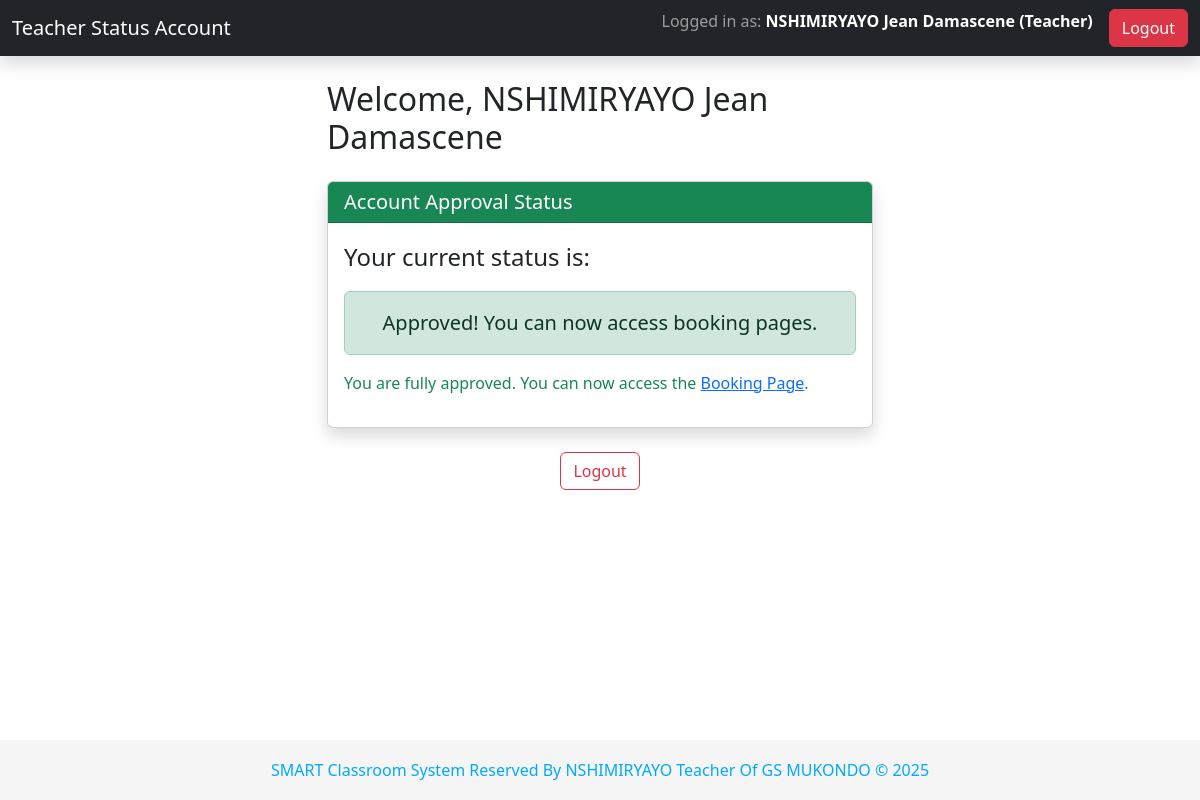
The page /status (signed in) on the database its author committed.
### tables this page shows
CREATE TABLE Teachers (
                TeacherID INTEGER PRIMARY KEY AUTOINCREMENT,
                Name TEXT NOT NULL,
                Subject TEXT,
                Username TEXT UNIQUE NOT NULL,
                Password TEXT NOT NULL,
                Role TEXT DEFAULT 'Teacher',
                IsApproved INTEGER DEFAULT 0,
                Email TEXT,
                Phone TEXT,
                Class TEXT
            , Gender TEXT, ClassTeacher TEXT);

### app.py (the view)
@app.route('/status')
def user_status():
    teacher_info = get_current_user()
    if teacher_info:
        is_approved = teacher_info.get('is_approved')
        name = teacher_info.get('name')
        status_text = "Approved! You can now access booking pages." if is_approved == 1 else "Pending approval by the ICT Teacher."
        status_class = "success" if is_approved == 1 else "warning"
        return render_template('user_status.html', name=name, status=status_text, status_class=status_class)
    return redirect(url_for('logout'))

### app.py (called while the page is built)
def get_current_user():
    user_id = session.get('user_id')
    if user_id:
        user_data = get_teacher_by_id(user_id)
        if user_data:
            keys = ["id", "name", "subject", "username", "password", "role", "is_approved", "email", "phone", "class"]
            user = dict(zip(keys, user_data))
            return user
    return None

@app.context_processor
def inject_global_vars():
    return {'now': datetime.now()}

### db_setup.py (called while the page is built)
def connect_db():
    try:
        conn = sqlite3.connect(DB_FILE)
        conn.row_factory = None  # or sqlite3.Row for dict-like access
        return conn
    except sqlite3.Error as e:
        print(f"[ERROR] Database connection failed: {e}")
        return None

### smart_scheduler.py (called while the page is built)
def get_teacher_by_id(teacher_id):
    conn = connect_db()
    cursor = conn.cursor()
    query = "SELECT TeacherID, Name, Subject, Username, Password, Role, IsApproved, Email, Phone, Class FROM Teachers WHERE TeacherID = ?"
    cursor.execute(query, (teacher_id,))
    teacher = cursor.fetchone()
    conn.close()
    return teacher

### templates/user_status.html
{% extends "base.html" %}
{% block content %}
<div class="row justify-content-center">
    <div class="col-md-6">
        <h2 class="mb-4">Welcome, {{ name }}</h2>
        <div class="card shadow">
            <div class="card-header bg-{{ status_class }} text-white">
                <h5 class="mb-0">Account Approval Status</h5>
            </div>
            <div class="card-body">
                <p class="fs-4">Your current status is:</p>
                <p class="alert alert-{{ status_class }} fs-5 text-center">{{ status }}</p>
                {% if status_class == 'success' %}
                <p class="text-success">You are fully approved. You can now access the <a href="{{ url_for('book_classroom_page') }}">Booking Page</a>.</p>
                {% else %}
                <p class="text-muted">You will be notified once the ICT Teacher reviews your registration.</p>
                {% endif %}
            </div>
        </div>
        <div class="mt-4 text-center">
            <a href="{{ url_for('logout') }}" class="btn btn-outline-danger">Logout</a>
        </div>
    </div>
</div>
{% endblock %}

### templates/base.html (shortened to what this page needs)
<!DOCTYPE html>
<html lang="en">
<head>
    <link href="https://cdn.jsdelivr.net/npm/bootstrap@5.3.3/dist/css/bootstrap.min.css" rel="stylesheet">
</head>
<body>
    <nav class="navbar navbar-expand-lg navbar-dark bg-dark shadow">
        <div class="container-fluid">
            <a class="navbar-brand" href="{{ url_for('ict_admin_dashboard') }}">Teacher Status Account</a>
            <div class="collapse navbar-collapse" id="navbarNav">
                <ul class="navbar-nav">
                    {% if session.get('user_id') %}
                        <li class="nav-item">
                            <span class="navbar-text me-3">
                                Logged in as: <strong>{{ session.get('name') or session.get('username') }} ({{ session.get('role') }})</strong>
                            </span>
                        </li>
                        <li class="nav-item">
                            <a class="btn btn-danger" href="{{ url_for('logout') }}">Logout</a>
                        </li>
                    {% endif %}
                </ul>
            </div>
        </div>
    </nav>
    <div class="container mt-4">
        {% block content %}{% endblock %}
    </div>
    <footer class="footer text-center">
        <div class="container">
            <span class="text-sky">
                SMART Classroom System Reserved By NSHIMIRYAYO Teacher Of GS MUKONDO &copy;
                {% if now is defined %}
                    {{ now.year }}
                {% else %}
                    2025
                {% endif %}
            </span>
        </div>
    </footer>
</body>
</html>

### templates/base.html (style rules this page uses)
body { padding-bottom: 70px; }
.footer { position: fixed; bottom: 0; width: 100%; height: 60px; line-height: 60px; background-color: #f5f5f5; z-index: 1000; }
.footer .text-sky { color: #00aaff; font-weight: 500; }
.navbar-text strong { color: #fff; }

### rows shown on the page
Teachers: get "NSHIMIRYAYO Jean Damascene", get "Teacher", Name "NSHIMIRYAYO Jean Damascene"
